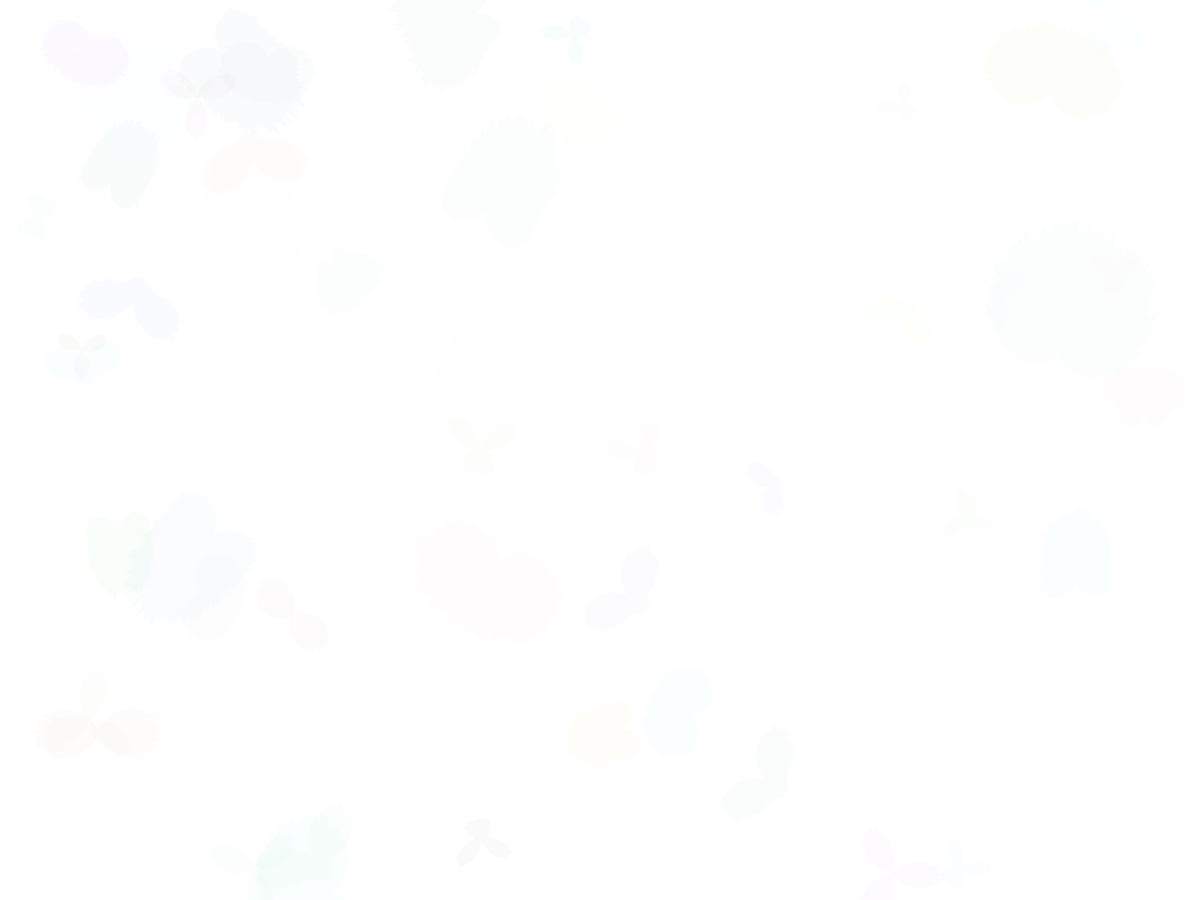
Frame 1 (no input)
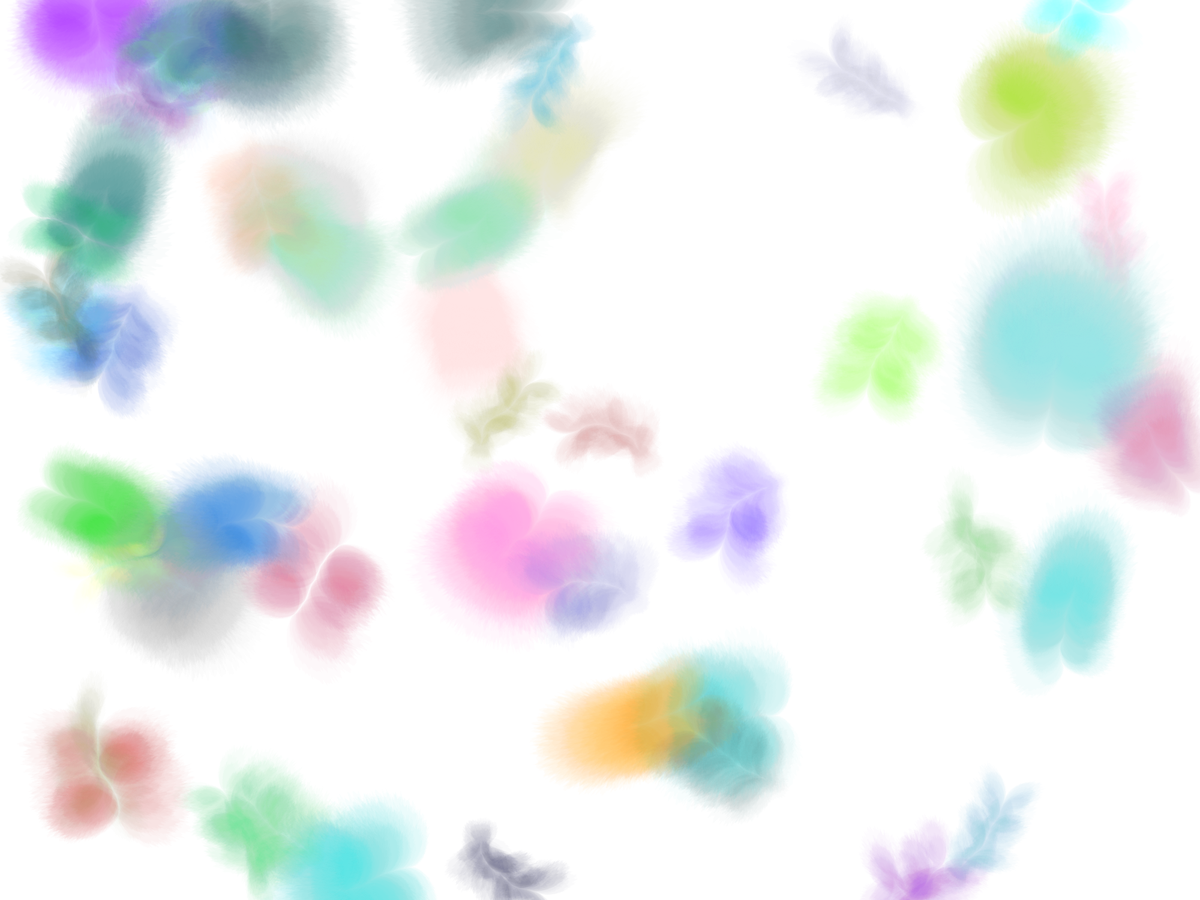
Frame 60 (the mouse pressed at the canvas centre just before this capture)
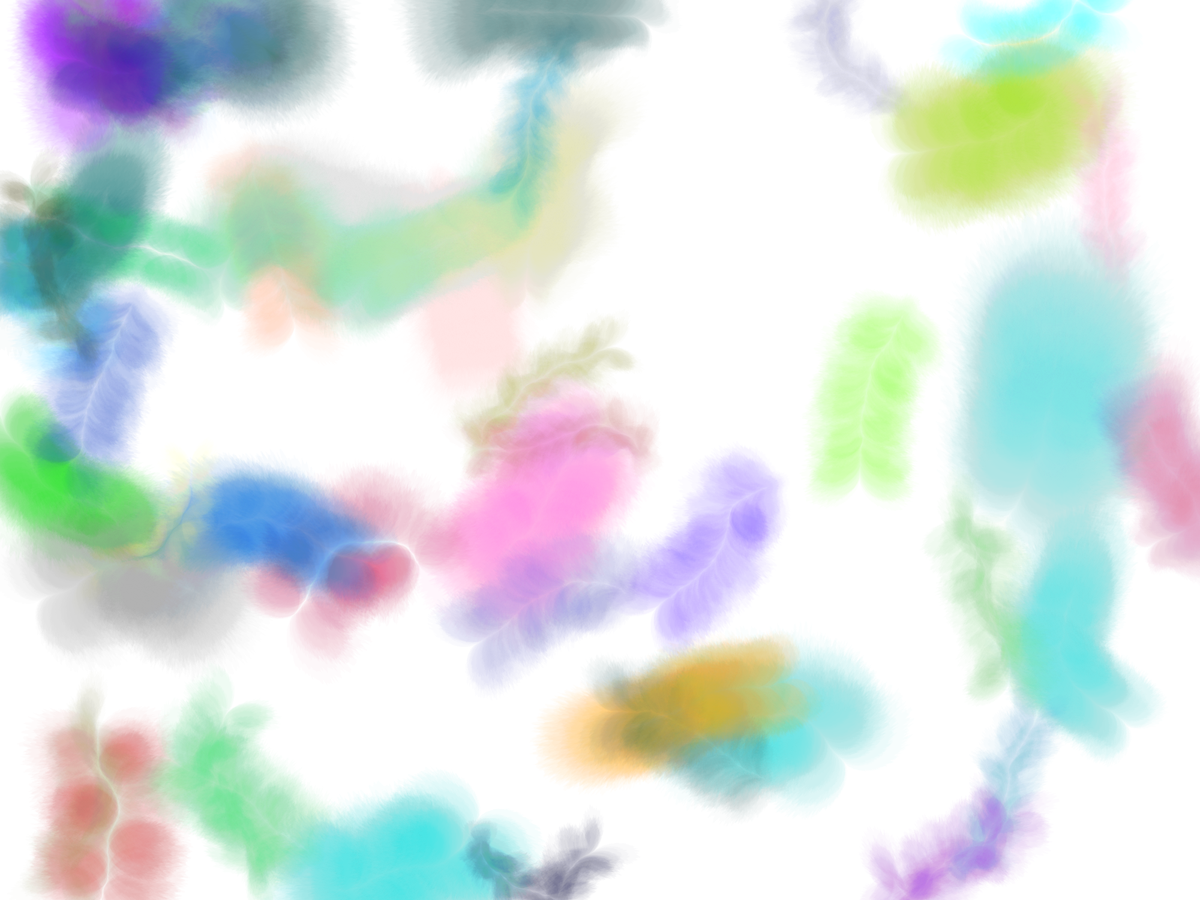
Frame 120 (the mouse held since frame 60 and released just before this capture)

The Processing sketch that drew these frames (run headless with seeded random() and noise(); from frame 60 on, the mouse is pressed at the canvas centre):

// Processing sketch: build
// ── build.pde
// Processes - Day 144
// Prayash Thapa - May 23, 2016

ArrayList<Brush> brushes;

// ************************************************************************************

void setup() {
  fullScreen();
  background(255);
  brushes = new ArrayList<Brush>();
  for (int i = 0; i < 50; i++) {
    brushes.add(new Brush());
  }
}

// ************************************************************************************

void draw() {
  for (Brush brush : brushes) {
    brush.paint();
  }
}

// ************************************************************************************

class Brush {
  float angle;
  int components[];
  float x, y;
  color clr;

  Brush() {
    angle = random(TWO_PI);
    x = random(width);
    y = random(height);
    clr = color(random(255), random(255), random(255), 5);
    components = new int[2];
    for (int i = 0; i < 2; i++) {
      components[i] = int(random(1, 5));
    }
  }

  void paint() {
    float a = 0;
    float r = 0;
    float x1 = x;
    float y1 = y;
    float u = random(0.5, 1);

    fill(clr);
    noStroke();

    beginShape();
    while (a < TWO_PI) {
      vertex(x1, y1);
      float v = random(0.85, 1);
      x1 = x + r * cos(angle + a) * u * v;
      y1 = y + r * sin(angle + a) * u * v;
      a += PI / 180;
      for (int i = 0; i < 2; i++) {
        r += sin(a * components[i]);
      }
    }
    endShape(CLOSE);

    if (x < 0 || x > width ||y < 0 || y > height) {
      angle += HALF_PI;
    }

    x += 2 * cos(angle);
    y += 2 * sin(angle);
    angle += random(-0.15, 0.15);
  }
}

void mouseClicked() {
  setup();
}
